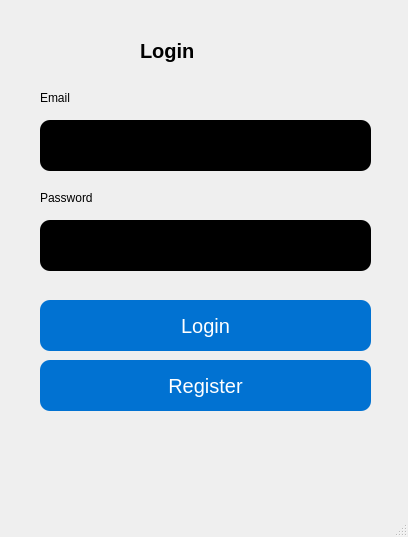
<?xml version="1.0" encoding="UTF-8"?>
<ui version="4.0">
 <class>MainWindow</class>
 <widget class="QMainWindow" name="MainWindow">
  <property name="geometry">
   <rect>
    <x>0</x>
    <y>0</y>
    <width>408</width>
    <height>537</height>
   </rect>
  </property>
  <property name="windowTitle">
   <string>MainWindow</string>
  </property>
  <property name="styleSheet">
   <string notr="true">backgroud-color :</string>
  </property>
  <widget class="QWidget" name="centralwidget">
   <widget class="QLabel" name="label">
    <property name="geometry">
     <rect>
      <x>140</x>
      <y>20</y>
      <width>151</width>
      <height>61</height>
     </rect>
    </property>
    <property name="font">
     <font>
      <pointsize>15</pointsize>
      <weight>75</weight>
      <bold>true</bold>
     </font>
    </property>
    <property name="styleSheet">
     <string notr="true">font-size:15</string>
    </property>
    <property name="text">
     <string>Login </string>
    </property>
   </widget>
   <widget class="QLineEdit" name="txtEmail">
    <property name="geometry">
     <rect>
      <x>40</x>
      <y>120</y>
      <width>331</width>
      <height>51</height>
     </rect>
    </property>
    <property name="styleSheet">
     <string notr="true">border-radius : 10;
background-color: black;

	






































































</string>
    </property>
   </widget>
   <widget class="QPushButton" name="btnLogin">
    <property name="geometry">
     <rect>
      <x>40</x>
      <y>300</y>
      <width>331</width>
      <height>51</height>
     </rect>
    </property>
    <property name="font">
     <font>
      <pointsize>15</pointsize>
     </font>
    </property>
    <property name="styleSheet">
     <string notr="true">background-color: #0172d2 ;
border-radius  : 10;
color: white;</string>
    </property>
    <property name="text">
     <string>Login</string>
    </property>
   </widget>
   <widget class="QLineEdit" name="txtPassword">
    <property name="geometry">
     <rect>
      <x>40</x>
      <y>220</y>
      <width>331</width>
      <height>51</height>
     </rect>
    </property>
    <property name="styleSheet">
     <string notr="true">border-radius : 10;
background-color: black;
</string>
    </property>
   </widget>
   <widget class="QLabel" name="label_2">
    <property name="geometry">
     <rect>
      <x>40</x>
      <y>90</y>
      <width>55</width>
      <height>16</height>
     </rect>
    </property>
    <property name="text">
     <string>Email</string>
    </property>
   </widget>
   <widget class="QLabel" name="label_3">
    <property name="geometry">
     <rect>
      <x>40</x>
      <y>190</y>
      <width>55</width>
      <height>16</height>
     </rect>
    </property>
    <property name="text">
     <string>Password</string>
    </property>
   </widget>
   <widget class="QPushButton" name="btnRegister">
    <property name="geometry">
     <rect>
      <x>40</x>
      <y>360</y>
      <width>331</width>
      <height>51</height>
     </rect>
    </property>
    <property name="font">
     <font>
      <pointsize>15</pointsize>
     </font>
    </property>
    <property name="styleSheet">
     <string notr="true">background-color: #0172d2 ;
border-radius  : 10;
color: white;</string>
    </property>
    <property name="text">
     <string>Register</string>
    </property>
   </widget>
  </widget>
  <widget class="QMenuBar" name="menubar">
   <property name="geometry">
    <rect>
     <x>0</x>
     <y>0</y>
     <width>408</width>
     <height>26</height>
    </rect>
   </property>
  </widget>
  <widget class="QStatusBar" name="statusbar"/>
 </widget>
 <resources/>
 <connections/>
</ui>
